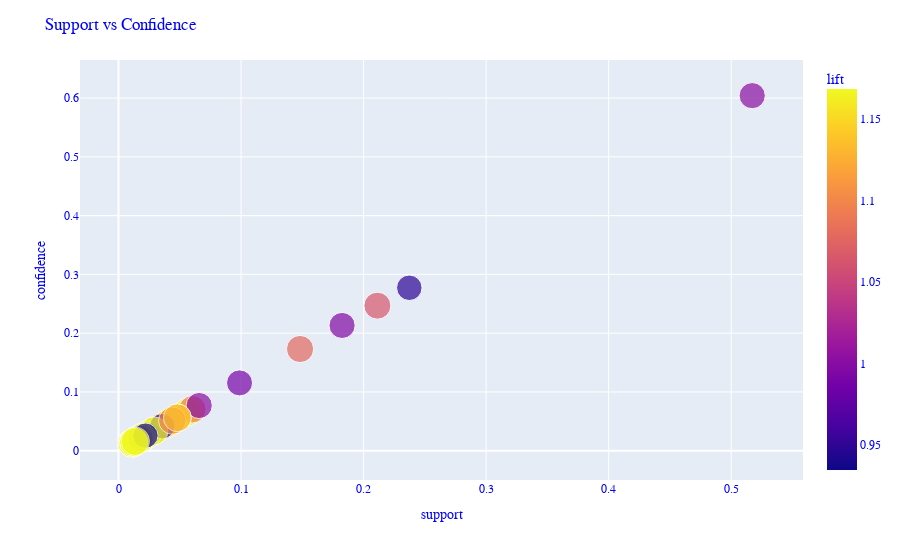

Notebook source saved alongside this figure:
### Code cell
# 산점도 그래프 그리기
fig_py=px.scatter(
    rules_py,
    x='support', 
    y='confidence', 
    size='lift', 
    color='lift',
    hover_data=['antecedents_str', 'consequents_str']
)

# 그래프 레이아웃 설정
fig_py.update_layout(
    xaxis_title='support',
    yaxis_title='confidence',
    font_family='Courier New',
    font_color='blue',
    title_font_family='Times New Roman',
    title_font_color='red',
    title=('Support vs Confidence')
    
)

# 그래프 출력
fig_py.show()

### Figure 1 — Plotly figure (JSON) as saved in the notebook; plotly's stock layout.template omitted (floating-point values rounded to 4 significant figures)
{"data": [{"customdata": [["Python", "Go"], ["Python", "Java"], ["Python", "JavaScript"], ["Python", "Julia"], ["Python", "MATLAB"], ["Python", "R"], ["Python", "SAS"], ["Python", "SQL"], ["Python", "Scala"], ["Python", "JavaScript,Go"], ["Python", "SQL,Go"], ["Python", "JavaScript,Java"], ["Python", "R,Java"], ["Python", "SQL,Java"], ["Python", "Scala,Java"], ["Python", "JavaScript,Julia"], ["Python", "JavaScript,MATLAB"], ["Python", "JavaScript,R"], ["Python", "JavaScript,SQL"], ["Python", "JavaScript,Scala"], ["Python", "Julia,R"], ["Python", "Julia,SQL"], ["Python", "MATLAB,R"], ["Python", "MATLAB,SQL"], ["Python", "SAS,R"], ["Python", "R,SQL"], ["Python", "Scala,R"], ["Python", "SAS,SQL"], ["Python", "Scala,SQL"], ["Python", "JavaScript,R,Java"], ["Python", "JavaScript,SQL,Java"], ["Python", "R,Java,SQL"], ["Python", "Scala,Java,SQL"], ["Python", "JavaScript,MATLAB,SQL"], ["Python", "JavaScript,R,SQL"], ["Python", "JavaScript,Scala,SQL"], ["Python", "Julia,R,SQL"], ["Python", "MATLAB,R,SQL"], ["Python", "SAS,R,SQL"], ["Python", "Scala,R,SQL"], ["Python", "JavaScript,Java,R,SQL"]], "hovertemplate": "support=%{x}<br>confidence=%{y}<br>lift=%{marker.color}<br>antecedents_str=%{customdata[0]}<br>consequents_str=%{customdata[1]}<extra></extra>", "legendgroup": "", "marker": {"color": [1.115, 0.9896, 1.065, 0.9586, 1.168, 0.9489, 0.9559, 1.001, 1.128, 1.168, 1.168, 1.094, 1.09, 1.001, 1.168, 1.168, 1.168, 1.136, 1.078, 1.168, 0.9457, 0.9457, 1.168, 1.168, 0.9457, 0.996, 1.168, 0.9492, 1.168, 1.168, 1.1, 1.078, 1.168, 1.168, 1.136, 1.168, 1.012, 1.168, 0.9346, 1.168, 1.168], "coloraxis": "coloraxis", "size": [1.115, 0.9896, 1.065, 0.9586, 1.168, 0.9489, 0.9559, 1.001, 1.128, 1.168, 1.168, 1.094, 1.09, 1.001, 1.168, 1.168, 1.168, 1.136, 1.078, 1.168, 0.9457, 0.9457, 1.168, 1.168, 0.9457, 0.996, 1.168, 0.9492, 1.168, 1.168, 1.1, 1.078, 1.168, 1.168, 1.136, 1.168, 1.012, 1.168, 0.9346, 1.168, 1.168], "sizemode": "area", "sizeref": 0.002921, "symbol": "circle"}, "mode": "markers", "name": "", "orientation": "v", "showlegend": false, "type": "scatter", "x": [0.02881, 0.09877, 0.2112, 0.0439, 0.05624, 0.2373, 0.03704, 0.5171, 0.03841, 0.01372, 0.01783, 0.06036, 0.0192, 0.06584, 0.01372, 0.01235, 0.01235, 0.04801, 0.1481, 0.01235, 0.02332, 0.02332, 0.02332, 0.04115, 0.02332, 0.1824, 0.0192, 0.03567, 0.02881, 0.01372, 0.0439, 0.01646, 0.01097, 0.01097, 0.04801, 0.01235, 0.01783, 0.0192, 0.02195, 0.01235, 0.01372], "xaxis": "x", "y": [0.03365, 0.1154, 0.2468, 0.05128, 0.06571, 0.2772, 0.04327, 0.6042, 0.04487, 0.01603, 0.02083, 0.07051, 0.02244, 0.07692, 0.01603, 0.01442, 0.01442, 0.05609, 0.1731, 0.01442, 0.02724, 0.02724, 0.02724, 0.04808, 0.02724, 0.2131, 0.02244, 0.04167, 0.03365, 0.01603, 0.05128, 0.01923, 0.01282, 0.01282, 0.05609, 0.01442, 0.02083, 0.02244, 0.02564, 0.01442, 0.01603], "yaxis": "y"}], "layout": {"coloraxis": {"colorbar": {"title": {"text": "lift"}}, "colorscale": [[0, "#0d0887"], [0.1111, "#46039f"], [0.2222, "#7201a8"], [0.3333, "#9c179e"], [0.4444, "#bd3786"], [0.5556, "#d8576b"], [0.6667, "#ed7953"], [0.7778, "#fb9f3a"], [0.8889, "#fdca26"], [1, "#f0f921"]]}, "font": {"color": "blue", "family": "Courier New"}, "legend": {"itemsizing": "constant", "tracegroupgap": 0}, "margin": {"t": 60}, "title": {"text": "Support vs Confidence"}, "xaxis": {"anchor": "y", "domain": [0, 1], "title": {"text": "support"}}, "yaxis": {"anchor": "x", "domain": [0, 1], "title": {"text": "confidence"}}}}
